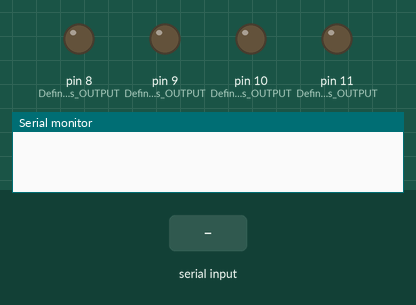
Recording of a sketch running on a simulated Arduino Uno, built with avr-gcc and run on an emulated ATmega328P. On the bench: output pins drawn as LEDs (lit = HIGH), the last lines printed to the serial monitor. The test bench sets the inputs (shaded band).

Above: at 1.2 s.
1.3 s: "Z" received over Serial
At 1.6 s:
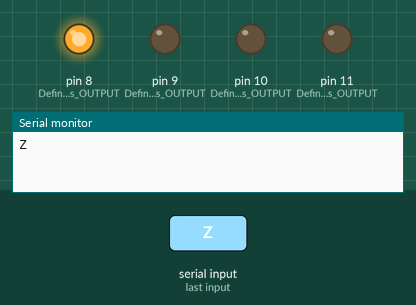
2.8 s: "Y" received over Serial
At 3.4 s:
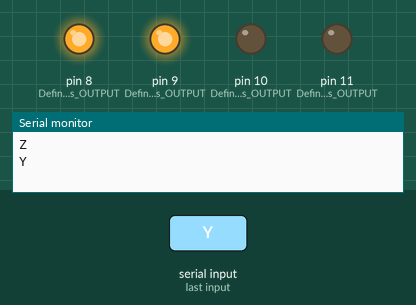
4.3 s: "z" received over Serial
At 5.5 s:
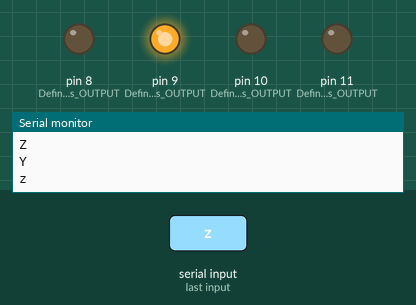
5.8 s: "W" received over Serial
At 6.9 s:
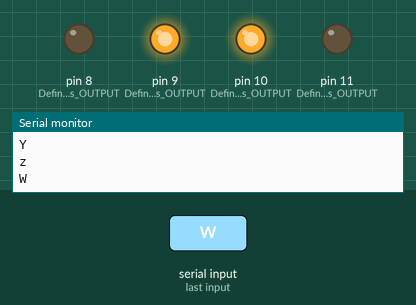
7.3 s: "y" received over Serial
At 8.0 s:
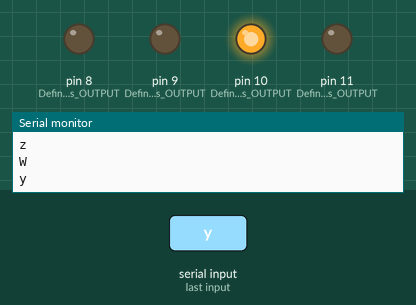
8.8 s: "V" received over Serial
At 9.2 s:
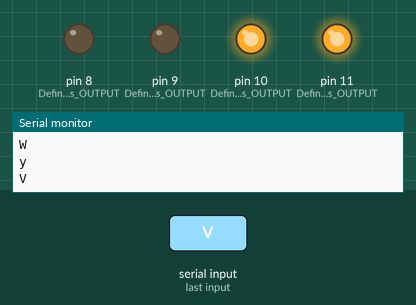
Timing chart, 0 to 11.3 s (numbered marks = the images above; inputs shaded):
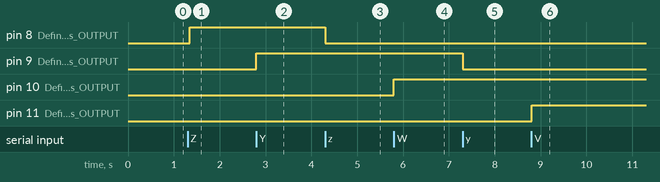

The sketch:

HC-06_to_Arduino.ino
```cpp
void setup() {
  // put your setup code here, to run once:
  Serial.begin(9600); //Define Baud rate 9600
  pinMode(8, OUTPUT); // Define pin 8 as OUTPUT
  pinMode(9, OUTPUT); // Define pin 9 as OUTPUT
  pinMode(10, OUTPUT); // Define pin 10 as OUTPUT
  pinMode(11, OUTPUT); // Define pin 11 as OUTPUT
 }

void loop() {
  // put your main code here, to run repeatedly:
 if(Serial.available()>0)
   {
      char data= Serial.read(); // reading the data received from the bluetooth module
      switch(data)
      {
        case 'Z': digitalWrite(8, HIGH);break; // when Z is pressed on the app Turn on Pin 8
        case 'z': digitalWrite(8, LOW);break; // when z is pressed on the app Turn off Pin 8
        case 'Y': digitalWrite(9, HIGH);break; // when Y is pressed on the app Turn on Pin 9
        case 'y': digitalWrite(9, LOW);break; // when y is pressed on the app Turn off Pin 9
        case 'W': digitalWrite(10, HIGH);break; // when W is pressed on the app Turn on Pin 10
        case 'w': digitalWrite(10, LOW);break; // when w is pressed on the app Turn off Pin 10
        case 'V': digitalWrite(11, HIGH);break; // when V is pressed on the app Turn on Pin 11
        case 'v': digitalWrite(11, LOW);break; // when v is pressed on the app Turn off Pin 11
        default : break;
      }
      Serial.println(data);
   }
   delay(50);
}
```

Measured:
- after the input at 1.3 s, pin 8 (Define_pin_8_as_OUTPUT): LOW → HIGH after 0.05 s
- after the input at 2.8 s, pin 9 (Define_pin_9_as_OUTPUT): LOW → HIGH at once
- after the input at 4.3 s, pin 8 (Define_pin_8_as_OUTPUT): HIGH → LOW at once
- after the input at 5.8 s, pin 10 (Define_pin_10_as_OUTPUT): LOW → HIGH at once
- after the input at 7.3 s, pin 9 (Define_pin_9_as_OUTPUT): HIGH → LOW at once
- after the input at 8.8 s, pin 11 (Define_pin_11_as_OUTPUT): LOW → HIGH at once
